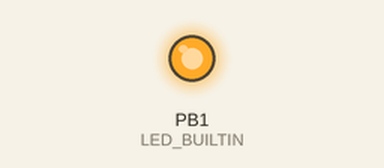
Bench run of a sketch on a simulated ATtiny85, built with avr-gcc and run on an emulated ATtiny85. Shown: output pins drawn as LEDs (lit = HIGH).

Above: at 0.15 s.
At 9.6 s:
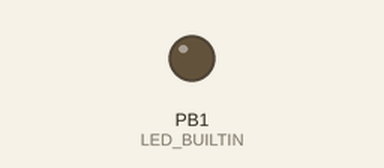
Timing chart, 0 to 13.2 s (numbered marks = the images above):
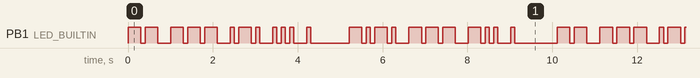

Measured:
- by itself, PB1 (LED_BUILTIN): moves between LOW and HIGH, repeating every 10.1 s
- by itself, everything shown: repeats every 10.1 s, in 46 steps

The sketch:

test.ino
```cpp
/**************************************************************
 * DigiSpark demo - send Morse code through the builtin LED,
 *                  also sound morse if buzzer connected.
 **************************************************************/

#include <string.h>

// DigiSpark model A, builtin LED is pin 1
#define LED_BUILTIN 1

// connect piezo buzzer to this pin
#define PIEZO_PIN   0

// time for one 'dot' in milliseconds
#define DOT_TIME    100   // slightly faster than 10wpm

// halfcycle time for morse buzzer
#define HALF_CYCLE  1     // length of one halfcycle, milliseconds

// struct to map single char to morse dot/dash string
typedef struct CHAR_DATA {
                           char ch;
                           char *dot_dash;
                         } MorseData;

/*
 * Routine to sound morse buzzer for given period
 */

void buzzer(int msec)
{
  unsigned long end_millis = millis() + msec;

  while (millis() < end_millis)
  {
    // do one cycle
    digitalWrite(PIEZO_PIN, HIGH);
    delay(HALF_CYCLE);
    digitalWrite(PIEZO_PIN, LOW);
    delay(HALF_CYCLE);
  }
}

/*
 * Routines to send a dot/dash/spacer
 */

void dot(void)
{
  digitalWrite(LED_BUILTIN, HIGH);
  buzzer(DOT_TIME); // a dot is one dot time
  digitalWrite(LED_BUILTIN, LOW);
}

void dash(void)
{
  digitalWrite(LED_BUILTIN, HIGH);
  buzzer(3*DOT_TIME); // a dash is three dot times
  digitalWrite(LED_BUILTIN, LOW);
}

void dot_space(void)
{
  digitalWrite(LED_BUILTIN, LOW); // just in case
  delay(DOT_TIME);
}

/*
 * Routine to send one morse character.
 */

// table to map a character to its morse code equivalent
MorseData morse_table[] = {
                           {' ', " "},
                           {'a', ".-"},   {'b', "-..."}, {'c', "-.-."}, {'d', "-.."},
                           {'e', "."},    {'f', "..-."}, {'g', "--."},  {'h', "...."},
                           {'i', ".."},   {'j', ".---"}, {'k', "-.-"},  {'l', ".-.."},
                           {'m', "--"},   {'n', "-."},   {'o', "---"},  {'p', ".--."},
                           {'q', "--.-"}, {'r', ".-."},  {'s', "..."},  {'t', "-"},
                           {'u', "..-"},  {'v', "...-"}, {'w', ".--"},  {'x', "-..-"},
                           {'y', "-.--"}, {'z', "--.."},
                          };

// number of entries in MorseData
#define NumMorseChars   (sizeof(morse_table) / sizeof(morse_table[0]))

void send_morse_char(char *dot_dash)
{
  for (char *p = dot_dash; *p; ++p)
  {
    switch (*p)
    {
      case ' ':
        dot_space();  // 7 spaces between words, already waited 3
        dot_space();
        dot_space();
        dot_space();
        break;
      case '.':
        dot();
        dot_space();
        break;
      case '-':
        dash();
        dot_space();
        break;
    }
  }

  dot_space();   // 3 spaces after complete letter, already waited 1
  dot_space();
}

void send_morse(char ch)
{
  for (int i = 0; i < NumMorseChars; ++i)
  {
    if (morse_table[i].ch == ch)
    {
      send_morse_char(morse_table[i].dot_dash);
      return;
    }
  }
}

// called once to initialize the system
void setup()
{
  // initialize the LED digital pin as an output.
  pinMode(LED_BUILTIN, OUTPUT);
}

// the loop routine is called continuously
void loop()
{
  char *msg = "morse code";  // display message
//  char *msg = "paris";      // used for speed tests

  for (char *p = msg; *p; ++p)
  {
    send_morse(*p);
  }

  dot_space();  // 7 dot spaces after the string
  dot_space();
  dot_space();
  dot_space();
  dot_space();
  dot_space();
  dot_space();
}
```
